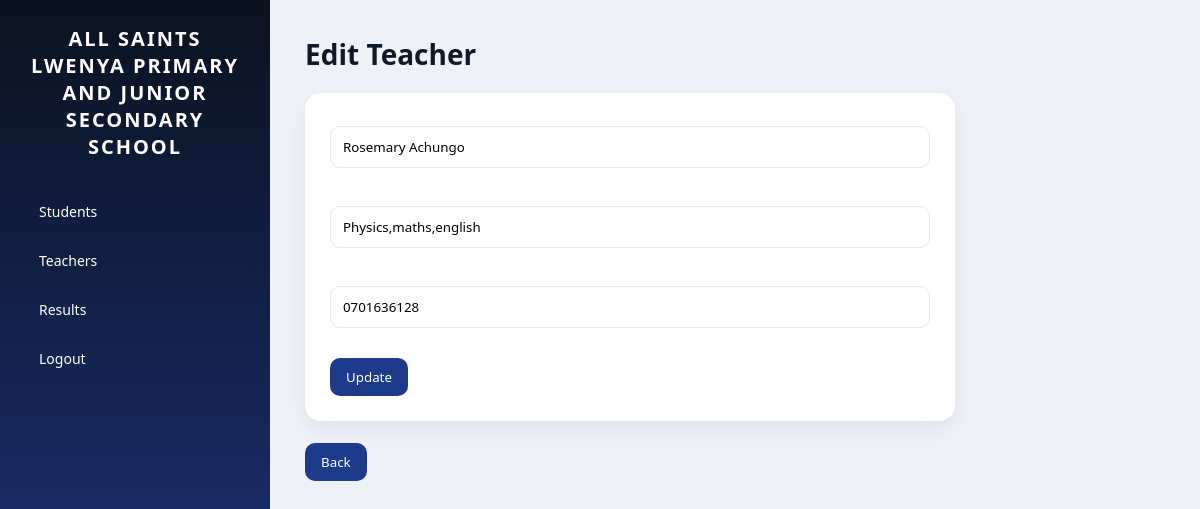
The page /teachers/edit/5/ on the database its author committed.
### skullapp/models.py (models this page shows, shortened)
class Teacher(models.Model):
    name = models.CharField(max_length=100)
    subject = models.CharField(max_length=100)
    phone = models.CharField(max_length=15)

### skullapp/models.py (the view)
# urls.py: path('teachers/edit/<int:pk>/', views.edit_teacher, name='edit_teacher'),
def edit_teacher(request, pk):
    teacher = get_object_or_404(Teacher, id=pk)
    if request.method == "POST":
        teacher.name = request.POST['name']
        teacher.subject = request.POST['subject']
        teacher.phone = request.POST['phone']
        teacher.save()
        return redirect('teachers')
    return render(request, 'edit_teacher.html', {'teacher': teacher})

### skullapp/templates/edit_teacher.html (shortened to what this page needs)
{% extends 'base.html' %}
{% block content %}
<h1>Edit Teacher</h1>
<form method="POST">
    <input type="text" name="name" value="{{ teacher.name }}"><br><br>
    <input type="text" name="subject" value="{{ teacher.subject }}"><br><br>
    <input type="text" name="phone" value="{{ teacher.phone }}"><br><br>
    <button type="submit">Update</button>
</form>
<br>
<a href="{% url 'teachers' %}">
    <button>Back</button>
</a>
{% endblock %}

### static/css/style.css (style rules this page uses)
* { margin: 0; padding: 0; box-sizing: border-box; font-family: 'Segoe UI', system-ui, sans-serif; }
body { display: flex; background: #eef2f7; color: #111827; min-height: 100vh; }
h1 { font-size: 28px; margin-bottom: 20px; }
button { background: #1e3a8a; color: white; border: none; padding: 10px 16px; border-radius: 10px; cursor: pointer; transition: 0.2s; font-weight: 500; }
form { background: white; padding: 25px; border-radius: 16px; box-shadow: 0 10px 25px rgba(0,0,0,0.06); max-width: 650px; }
input, select { width: 100%; padding: 11px 12px; margin: 8px 0; border-radius: 10px; border: 1px solid #e5e7eb; outline: none; transition: 0.2s; }
a { text-decoration: none; }

### rows shown on the page
Teacher: name "Rosemary Achungo", subject "Physics,maths,english", phone "0701636128"
